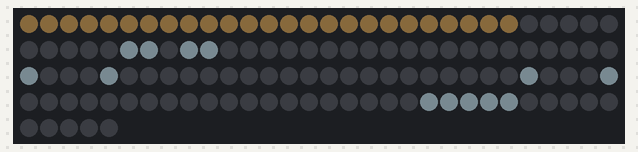
The sketch below on a simulated Arduino Uno, built with avr-gcc and run on an emulated ATmega328P. On the bench: 125 RGB LEDs in strip order, left to right, continuing on the next row. Dim RGB values are drawn brighter than linear.

Above: at 0.1 s.

The sketch:

StargateDialUp.ino
```cpp
/*
  FEED ME , I'M POOR AND I MADE THIS FOR FREE - https://paypal.me/Mystereon
  StargateDialUp.ino — standalone SkeletonCube pattern demo
  Created by Dad (MysterEon) & Manus, 2026.
*/
#include <FastLED.h>
#include <math.h>
#define DATA_PIN 2
#define CHIPSET WS2812B
#define COLOR_ORDER GRB
constexpr uint8_t N=5, BRIGHTNESS=100; constexpr uint16_t NUM_LEDS=125;
CRGB leds[NUM_LEDS]; uint16_t idx(uint8_t x,uint8_t y,uint8_t z){return z*25+y*5+x;}
void voxel(int8_t x,int8_t y,int8_t z,CRGB c){if(x>=0&&x<5&&y>=0&&y<5&&z>=0&&z<5)leds[idx(x,y,z)]=c;}
void setup(){FastLED.addLeds<CHIPSET,DATA_PIN,COLOR_ORDER>(leds,NUM_LEDS);FastLED.setBrightness(BRIGHTNESS);FastLED.setMaxPowerInVoltsAndMilliamps(5,1500);}
void loop(){
  float t=millis()*.001f; fill_solid(leds,NUM_LEDS,CRGB::Black); uint8_t lock=min<uint8_t>(7,uint8_t(fmodf(t*.8f,9)));
  for(int8_t x=0;x<5;x++)for(int8_t y=0;y<5;y++)voxel(x,y,0,CRGB(25,18,12));
  for(int8_t z=1;z<5;z++)for(int8_t x=0;x<5;x++){float dx=x-2,dz=z-2.3f,r=sqrtf(dx*dx+dz*dz);if(r>1.5f&&r<2.65f)voxel(x,2,z,CRGB(36,42,45));if(lock>=7&&r<1.45f)voxel(x,2,z,CHSV(145,185,160+uint8_t(sinf(t*5+x+z)*45)));}
  const int8_t cx[7]={2,4,4,2,0,0,2},cz[7]={4,3,1,1,1,3,4};for(uint8_t i=0;i<lock;i++)voxel(cx[i],2,cz[i],CRGB::Orange);FastLED.show();
}
```
